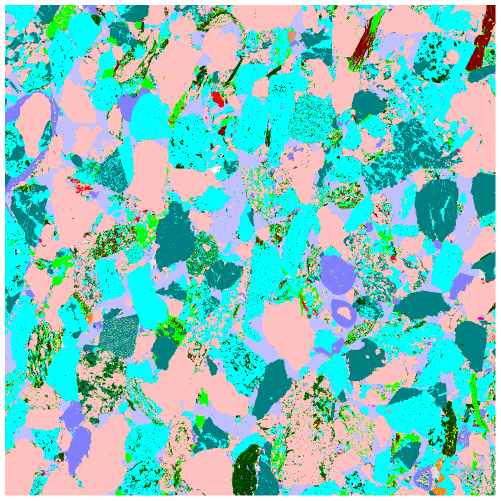
#> input picture yashi.png, 1001 x 1001 px (shown at 1/2 size); its folder holds only this picture in this run
$ python -i BCC.py   (imports and definitions only)
#> lines starting #> are read from the running program, lines starting #| are printed output that depends on the picture; after the words box and inside, x2 and y2 are one past the last pixel; in counts of white or black regions, pixels touching at a corner belong together
#> further down, picture is the input picture: shape (1001, 1001, 3); mean B, G, R 194.3, 198.3, 125.3
# -*- coding: utf-8 -*-
# @Time    : 2019/12/21 下午4:59
# @Author  : luolu
# @Email   : argluolu@gmail.com
# @File    : BCC.py
# @Software: PyCharm
import os

import cv2
import cv2 as cv
import numpy as np
import imutils
import glob
from PIL import Image


def fillHole(im_in):
    im_floodfill = im_in.copy()
    im_floodfill = np.uint8(im_floodfill)
    row, col, dim = im_floodfill.shape

    # Mask used to flood filling
    # Notice the size needs to be 2 pixels than the image
    mask = np.zeros((row + 2, col + 2), np.uint8)

    # Floodfill from point int(row/2), int(col/2)
    cv2.floodFill(im_floodfill, mask, (int(row / 2), int(col / 2)), (255, 255, 255))
    # cv2.morphologyEx(im_floodfill, cv2.MORPH_ELLIPSE, mask)
    return im_floodfill


def rgb2gray(rgb):
    return np.dot(rgb[..., :3], [0.2989, 0.5870, 0.1140])


# 局部阈值
def local_threshold(image):
    gray = cv.cvtColor(image, cv.COLOR_RGB2GRAY)  # 把输入图像灰度化
    # 自适应阈值化能够根据图像不同区域亮度分布，改变阈值
    binary = cv.adaptiveThreshold(gray, 255, cv.ADAPTIVE_THRESH_GAUSSIAN_C, cv.THRESH_BINARY, 25, 10)
    # cv.namedWindow("binary1", cv.WINDOW_NORMAL)
    # cv.imshow("binary1", binary)
    # cv.imwrite("/home/luolu/PycharmProjects/BONC Cloudiip/result/binary_local.jpg", binary)
    return binary


def get_adaptive_circle(image):
    ori_row, ori_col, ori_dim = image.shape
#> ori_row = 1001; ori_col = 1001; ori_dim = 3
    # img = cv2.resize(crop_img, (240, 270))
    img = image
    row, col, dim = img.shape
#> row = 1001; col = 1001; dim = 3
    gray = cv.cvtColor(img, cv.COLOR_BGR2GRAY)  # 灰度图像
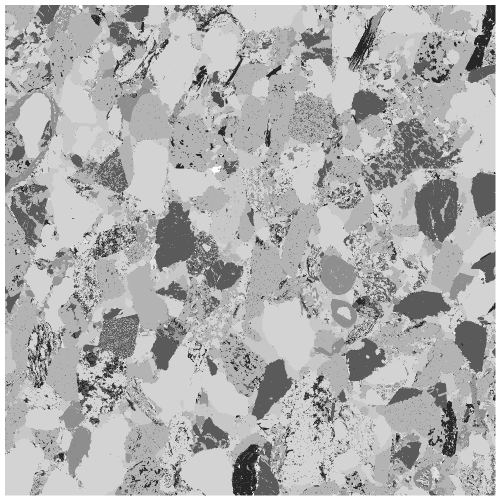
#> gray: shape (1001, 1001) (shown at 1/2 size); min 38, max 255, mean 176.1

    edges = cv.Canny(gray, 100, 200)
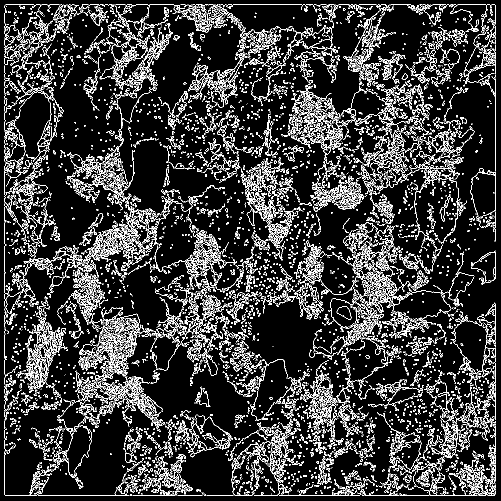
#> edges: shape (1001, 1001) (shown at 1/2 size); 13.8% white in thin lines or dots

    kernel = cv.getStructuringElement(cv.MORPH_ELLIPSE, (15, 15))  # 圆形kernel
    closing = cv.morphologyEx(edges, cv.MORPH_CLOSE, kernel, 100)
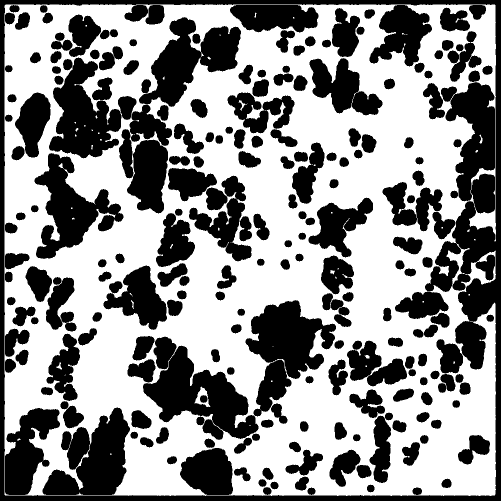
#> closing: shape (1001, 1001) (shown at 1/2 size); 56.7% white; 218 black regions

    # 提取边缘
    contours, hierarchy = cv.findContours(closing, cv.RETR_TREE, cv.CHAIN_APPROX_SIMPLE)
#> contours = 302 contours, 48 with area under 20; largest, box (x1, y1, x2, y2) and area: (9, 9, 992, 992) 951318, (285, 690, 518, 879) 19794, (277, 33, 483, 215) 17048, (97, 114, 244, 318) 16612, (68, 305, 248, 519) 16428

    # 找到最大的contour
    area = []
    for j in range(len(contours)):
        area.append(cv.contourArea(contours[j]))
#> after the loop, area = 302 values, max 951318.5 at index 3, min 0 at index 75, mean 4490.5
    max_idx = np.argmax(area)
#> max_idx = 3

    # 求椭圆
    ellipse = cv.fitEllipse(contours[max_idx])
#> ellipse = ((479.7, 502.6), (1039.9, 1226.9), 172.7)
    ellipse_img = np.zeros((row, col, dim))
    cv2.ellipse(ellipse_img, ellipse, (255, 255, 255), 2)
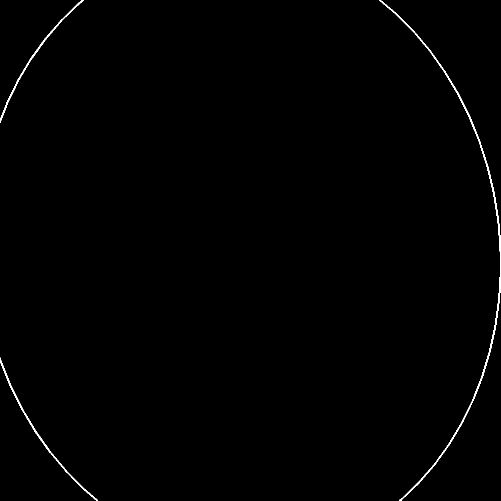
#> ellipse_img: shape (1001, 1001, 3) float64 (shown at 1/2 size); 0.51% white in thin lines or dots

    # 填充椭圆
    ellipse_fill = fillHole(ellipse_img)
#> in fillHole, `im_floodfill = np.uint8(im_floodfill)`: im_floodfill: shape (1001, 1001, 3); 0.51% white in thin lines or dots
#> in fillHole, `cv2.floodFill(im_floodfill, mask, (int(row / 2), int(col / 2)), (255, ..`:
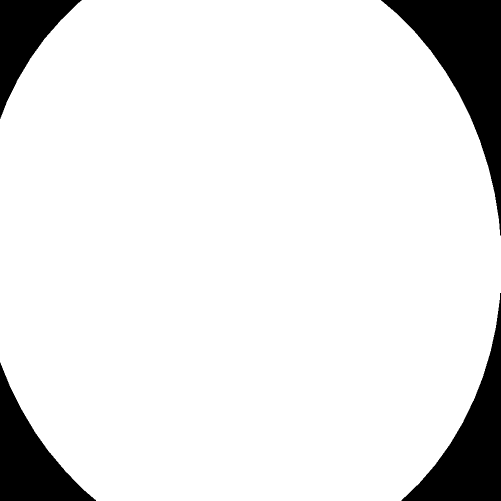
#> im_floodfill: shape (1001, 1001, 3) (shown at 1/2 size); 89.8% white; 4 black regions, box (x1, y1, x2, y2) and area: (762, 0, 1001, 471) 37165, (803, 586, 1001, 1001) 27545, (0, 725, 192, 1001) 21622, (0, 0, 164, 238) 16008
    # ellipse_fill = cv2.resize(ellipse_fill, (ori_row, ori_col))
    ret, ellipse_fill = cv2.threshold(ellipse_fill[:, :, 0], 0, 255, cv2.THRESH_BINARY | cv2.THRESH_TRIANGLE)
#> ret = 253
    return ellipse_img


# [47 lines not run here, left out]

>>> import cv2
>>> picture = cv2.imread('yashi.png')
>>> result = get_adaptive_circle(picture)
